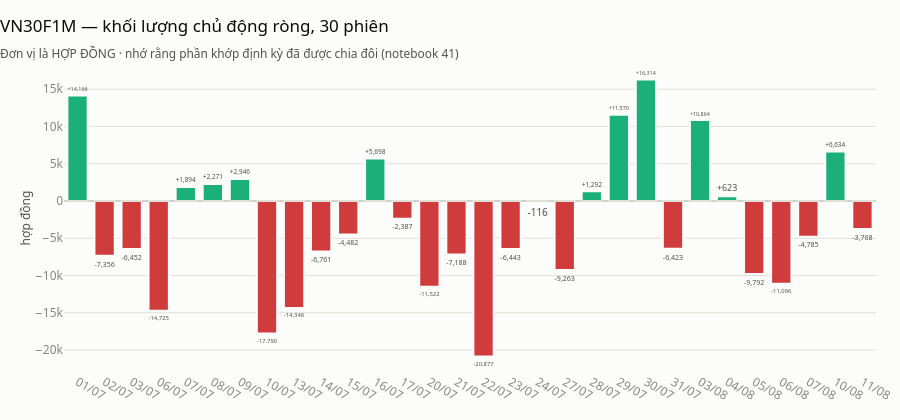

Source (notebook cell):
### Markdown cell above
## 7 · Khối lượng chủ động của phái sinh

### Code cell
av = client.eod.derivative.active_volume(HD, start=lui_ngay(HOM_NAY, thang=2))
print(f"Đơn vị: {av.attrs['finlens']['units']['active_buy_volume']}  ← hợp đồng, không phải cổ phiếu")

av30 = av.tail(30).assign(nhan=lambda d: d["date"].dt.strftime("%d/%m"))
thanh_doi_mau(
    av30,
    x="nhan",
    y="net_active_volume",
    tieu_de=f"{HD} — khối lượng chủ động ròng, 30 phiên",
    phu_de="Đơn vị là HỢP ĐỒNG · nhớ rằng phần khớp định kỳ đã được chia đôi (notebook 41)",
    nhan_y="hợp đồng",
    dinh_dang_nhan="{:+,.0f}",
)

### Figure 1 — Plotly figure (JSON) as saved in the notebook; plotly's stock layout.template omitted (floating-point values rounded to 4 significant figures)
{"data": [{"cliponaxis": false, "hovertemplate": "%{x}<br>%{y:,.2f}<extra></extra>", "marker": {"color": ["#1baf7a", "#d03b3b", "#d03b3b", "#d03b3b", "#1baf7a", "#1baf7a", "#1baf7a", "#d03b3b", "#d03b3b", "#d03b3b", "#d03b3b", "#1baf7a", "#d03b3b", "#d03b3b", "#d03b3b", "#d03b3b", "#d03b3b", "#d03b3b", "#d03b3b", "#1baf7a", "#1baf7a", "#1baf7a", "#d03b3b", "#1baf7a", "#1baf7a", "#d03b3b", "#d03b3b", "#d03b3b", "#1baf7a", "#d03b3b"], "line": {"color": "#fcfcfb", "width": 2}}, "text": ["+14,166", "-7,356", "-6,452", "-14,725", "+1,894", "+2,271", "+2,946", "-17,790", "-14,346", "-6,761", "-4,482", "+5,698", "-2,387", "-11,522", "-7,188", "-20,877", "-6,443", "-116", "-9,263", "+1,292", "+11,570", "+16,314", "-6,423", "+10,864", "+623", "-9,792", "-11,096", "-4,785", "+6,634", "-3,768"], "textfont": {"color": "#52514e", "size": 11}, "textposition": "outside", "type": "bar", "x": ["01/07", "02/07", "03/07", "06/07", "07/07", "08/07", "09/07", "10/07", "13/07", "14/07", "15/07", "16/07", "17/07", "20/07", "21/07", "22/07", "23/07", "24/07", "27/07", "28/07", "29/07", "30/07", "31/07", "03/08", "04/08", "05/08", "06/08", "07/08", "10/08", "11/08"], "y": [14170.0, -7356.0, -6452.0, -14720.0, 1894.0, 2271.0, 2946.0, -17790.0, -14350.0, -6761.0, -4482.0, 5698.0, -2387.0, -11520.0, -7188.0, -20880.0, -6443.0, -116.0, -9263.0, 1292.0, 11570.0, 16310.0, -6423.0, 10860.0, 623.0, -9792.0, -11100.0, -4785.0, 6634.0, -3768.0]}], "layout": {"bargap": 0.25, "height": 420, "shapes": [{"line": {"color": "#c3c2b7", "width": 1}, "type": "line", "x0": 0, "x1": 1, "xref": "x domain", "y0": 0, "y1": 0, "yref": "y"}], "showlegend": false, "title": {"text": "VN30F1M — khối lượng chủ động ròng, 30 phiên<br><sub style='color:#52514e'>Đơn vị là HỢP ĐỒNG · nhớ rằng phần khớp định kỳ đã được chia đôi (notebook 41)</sub>"}, "yaxis": {"title": {"text": "hợp đồng"}}}}
